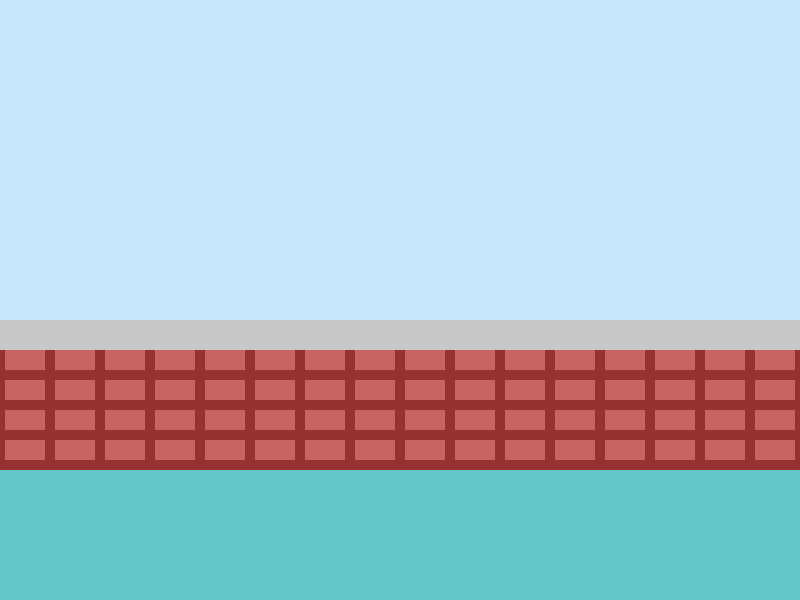
Frame 1 (no input)
Frame 60 (no input): identical to frame 1, image omitted
Frame 120 (the mouse pressed at the canvas centre since frame 60): identical to frame 1, image omitted

The p5.js sketch that drew this single still picture (run headless with seeded random() and noise() and a simulated clock; from frame 60 on, the mouse is pressed at the canvas centre):

// p5.js sketch
// ── sketch.js


function setup() {
  createCanvas(800, 600);
}

function draw() {
  background(200,230,250);
  strokeWeight(0)

  fill(150,50,50)
  rect(0,340,800,130)

  fill(100,200,200)
  rect(0,470,800,330)

  for(var structure = 5; structure <= width; structure = structure + 50){
    fill(200,100,100)
    rect(structure, 350, 40, 20)
    rect(structure, 380, 40, 20)
    rect(structure, 410, 40, 20)
    rect(structure, 440, 40, 20)
  }

  fill(200)
  rect(0,320,800,30)

}
